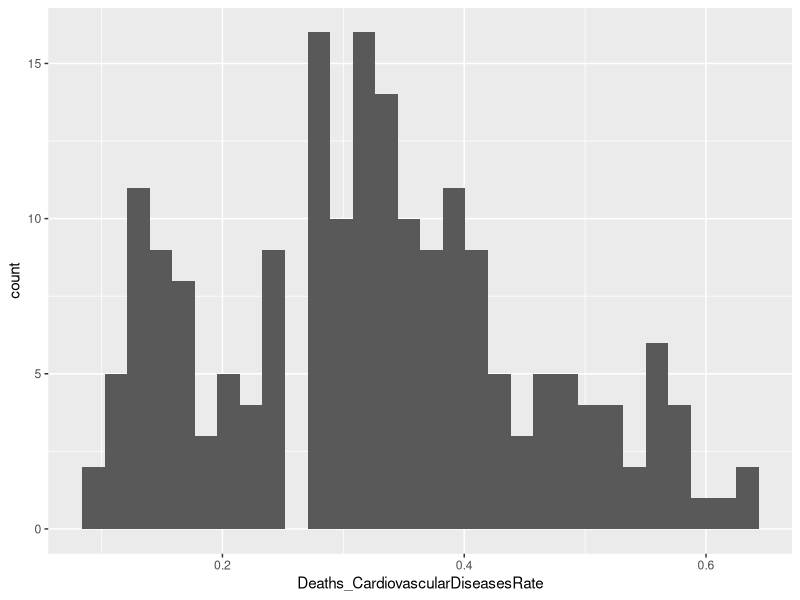
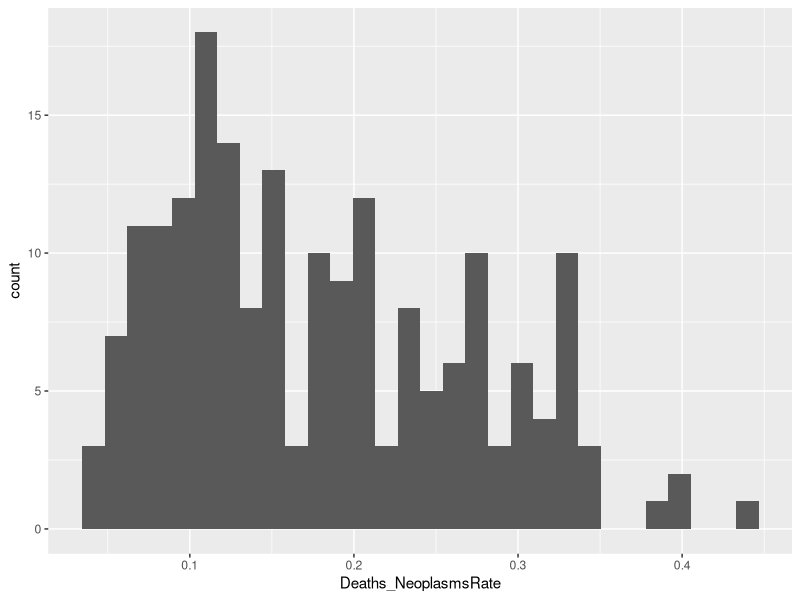
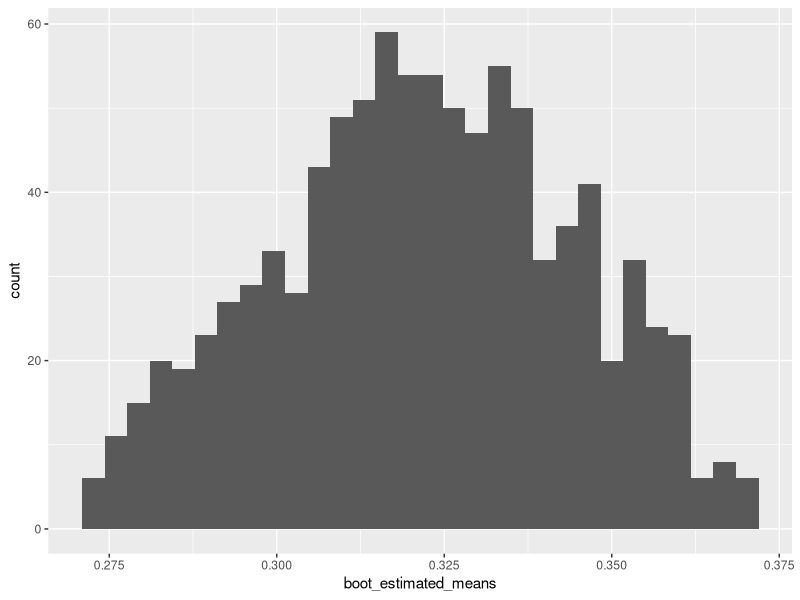

Here is the R script that generated these plots, in order:
## ---- chunk 1
knitr::opts_chunk$set(echo = TRUE, warning=FALSE, message=FALSE)
library(tidyverse)
library(knitr)
## ---- chunk 2
# Import the data
bootstrapping_data_cleaned = read.csv('bootstrapping_data_cleaned.csv', 
                                      stringsAsFactors = TRUE)
## ---- chunk 3
# Display a sample of the data
head(bootstrapping_data_cleaned)
## ---- chunk 4
Name <- c('Entity', 
          'Population', 
          'Code', 
          'Year', 
          'Deaths_Meningitis', 
          'Deaths_Neoplasms',
          'Deaths_FireHeatHotSubstances', 
          'Deaths_Malaria', 
          'Deaths_Drowning', 
          'Deaths_InterpersonalViolence', 
          'Deaths_HIVAIDS', 
          'Deaths_DrugUseDisorders',
          'Deaths_Tuberculosis', 
          'Deaths_RoadInjuries', 
          'Deaths_MaternalDisorders', 
          'Deaths_LowerRespiratoryInfections',
          'Deaths_NeonatalDisorders',
          'Deaths_AlcoholUseDisorders',
          'Deaths_ExposureToForcesOfNature',
          'Deaths_DiarrhealDiseases',
          'Deaths_EnvironmentalHeatAndColdExposure',
          'Deaths_NutritionalDeficiencies',
          'Deaths_Selfharm',
          'Deaths_ConflictAndTerrorism',
          'Deaths_DiabetesMellitus',
          'Deaths_Poisonings',
          'Deaths_ProteinEnergyMalnutrition',
          'Deaths_CardiovascularDiseases',
          'Deaths_ChronicKidneyDisease',
          'Deaths_ChronicRespiratoryDiseases',
          'Deaths_CirrhosisOtherChronicLiverDiseases',
          'Deaths_DigestiveDiseases',
          'Deaths_AcuteHepatitis',
          'Deaths_AlzheimersDiseaseOtherDementias',
          'Deaths_ParkinsonsDisease')
Description <- c('Name of Country',                    
                 'Population of Country at Specific Year',                    
                 'Three Letter Country Code',                    
                 'Year for Causes of Deaths',              
                 'Number of Deaths Caused by Meningitis',                
                 'Number of Deaths Caused by Neoplasms',         
                 'Number of Deaths Caused by Fire, Heat, or Hot Substances',                
                 'Number of Deaths Caused by Malaria',      
                 'Number of Deaths Caused by Drowning',                
                 'Number of Deaths Caused by Interpersonal Violence',      
                 'Number of Deaths Caused by HIV/AIDS',                
                 'Number of Deaths Caused by Drug Use Disorders',      
                 'Number of Deaths Caused by Tuberculosis',                
                 'Number of Deaths Caused by Road Injuries',      
                 'Number of Deaths Caused by Maternal Disorders',                
                 'Number of Deaths Caused by Lower Respiratory Infections',      
                 'Number of Deaths Caused by Neonatal Disorders',                
                 'Number of Deaths Caused by Alcohol Use Disorders',      
                 'Number of Deaths Caused by Exposure to Forces of Nature',                
                 'Number of Deaths Caused by Diarrheal Diseases',      
                 'Number of Deaths Caused by Environmental Heat and Cold Exposure',                
                 'Number of Deaths Caused by Nutritional Deficiencies',      
                 'Number of Deaths Caused by Self-Harm',                
                 'Number of Deaths Caused by Conflict and Terrorism',      
                 'Number of Deaths Caused by Diabetes Mellitus',                
                 'Number of Deaths Caused by Poisoning',      
                 'Number of Deaths Caused by Protein Energy Malnutrition',                
                 'Number of Deaths Caused by Cardiovascular Diseases',      
                 'Number of Deaths Caused by Chronic Kidney Disease',                
                 'Number of Deaths Caused by Chronic Respiratory Diseases',      
                 'Number of Deaths Caused by Cirrhosis or Other Chronic Liver Diseases',                
                 'Number of Deaths Caused by Digestive Diseases',      
                 'Number of Deaths Caused by Acute Hepatitis',                
                 'Number of Deaths Caused by Alzheimers Disease or Other Dementias',      
                 'Number of Deaths Caused by Parkinsons Disease')                        
Type <- c('Nominal',  
          'Discrete',   
          'Nominal',
          'Nominal',   
          'Discrete',  
          'Discrete',
          'Discrete',
          'Discrete',
          'Discrete',
          'Discrete',
          'Discrete',
          'Discrete',
          'Discrete',
          'Discrete',
          'Discrete',
          'Discrete',
          'Discrete',
          'Discrete',
          'Discrete',
          'Discrete',
          'Discrete',
          'Discrete',
          'Discrete',
          'Discrete',
          'Discrete',
          'Discrete',
          'Discrete',
          'Discrete',
          'Discrete',
          'Discrete',
          'Discrete',
          'Discrete',
          'Discrete',
          'Discrete',
          'Discrete')
variable_data <- data.frame(Name, Description, Type)
kable(variable_data)
## ---- chunk 5
# Create the total number of reported deaths column
bootstrapping_data_cleaned$Number_Of_Deaths <- rowSums(bootstrapping_data_cleaned[,(5:35)])

# Filter down the data to just include 2019 and just the columns we want
boot_data = bootstrapping_data_cleaned[bootstrapping_data_cleaned$Year == '2019', 
                                       c('Entity', 'Population', 
                                         'Number_Of_Deaths', 'Deaths_Neoplasms',
                                         'Deaths_CardiovascularDiseases')]

# Create the rates columns
boot_data$Deaths_CardiovascularDiseasesRate <- boot_data$Deaths_CardiovascularDiseases / boot_data$Number_Of_Deaths
boot_data$Deaths_NeoplasmsRate <- boot_data$Deaths_Neoplasms / boot_data$Number_Of_Deaths
boot_data$Deaths_CardiovascularDiseasesPopulationRate <- boot_data$Deaths_CardiovascularDiseases / boot_data$Population
boot_data$Deaths_NeoplasmsPopulationRate <- boot_data$Deaths_Neoplasms / boot_data$Population
## ---- chunk 6
# Find cardiovascular disease rate statistics
boot_means <- boot_data %>% summarize(mean_cardiovasculardiseasesrate = mean(Deaths_CardiovascularDiseasesRate),
                                      mean_neoplasmsrate = mean(Deaths_NeoplasmsRate),
                                      sd_cardiovasculardiseasesrate = sd(Deaths_CardiovascularDiseasesRate),
                                      sd_neoplasmsrate = sd(Deaths_NeoplasmsRate))

## ---- chunk 7
# Display a histogram of the cardiovascular diseases rate
ggplot(boot_data, aes(x = Deaths_CardiovascularDiseasesRate)) +
geom_histogram()
## ---- chunk 8
# Display a histogram of the neoplasms rate
ggplot(boot_data, aes(x = Deaths_NeoplasmsRate)) +
geom_histogram()
## ---- chunk 9
# Create our initial sample
boot_initial_sample <- sample(1:nrow(boot_data), 20, replace = FALSE)
## ---- chunk 10
# Create vectors to store new sample means and standard deviations
boot_estimated_means <- rep()
boot_estimated_sds <- rep()
# Create 1,000 new samples and save the means and standard deviations
for (x in 1:1000) {
  boot_new_sample <- sample(boot_initial_sample, 20, replace = TRUE)
  boot_estimated_means <- append(boot_estimated_means,
                                 pull(summarize(boot_data[boot_new_sample,], mean(Deaths_CardiovascularDiseasesRate))))
  boot_estimated_sds <- append(boot_estimated_sds, 
                               pull(summarize(boot_data[boot_new_sample,], sd(Deaths_CardiovascularDiseasesRate))))
}
## ---- chunk 11
# Display some estimated means
head(boot_estimated_means)
## ---- chunk 12
# Display some estimated standard deviations
head(boot_estimated_sds)
## ---- chunk 13
# Sort the estimated means from smallest to largest
boot_estimated_means <- sort(boot_estimated_means)
# Sort the estimated standard deviations from smallest to largest
boot_estimated_sds <- sort(boot_estimated_sds)
# Trim the top and bottom 2.5%
start = length(boot_estimated_means) * 0.025
end = length(boot_estimated_means) * 0.975
boot_estimated_means <- boot_estimated_means[start:end]
boot_estimated_sds <- boot_estimated_sds[start:end]
## ---- chunk 14
# Display a histogram of the cardiovascular diseases deaths estimated population
# means rate
ggplot() +
geom_histogram(aes(boot_estimated_means))
## ---- chunk 15
# Create vectors to store new intercepts and regression parameters
boot_estimated_intercepts <- rep()
boot_estimated_regressionparameters <- rep()
# Create 1,000 new samples and save the means and standard deviations
for (x in 1:1000) {
  boot_new_reg_sample <- sample(boot_initial_sample, 20, replace = TRUE)
  boot_new_lm <- lm(Deaths_CardiovascularDiseasesRate ~ Deaths_NeoplasmsRate,
                    boot_data[boot_new_sample,])
  boot_estimated_intercepts <- append(boot_estimated_intercepts, 
                                      boot_new_lm$coefficients[1])
  boot_estimated_regressionparameters <- append(boot_estimated_regressionparameters, 
                                                boot_new_lm$coefficients[2])
}
## ---- chunk 16
# Sort the estimated means from smallest to largest
boot_estimated_intercepts <- sort(boot_estimated_intercepts)
# Sort the estimated standard deviations from smallest to largest
boot_estimated_regressionparameters <- sort(boot_estimated_regressionparameters)
# Trim the top and bottom 2.5%
start = length(boot_estimated_intercepts) * 0.025
end = length(boot_estimated_intercepts) * 0.975
boot_estimated_intercepts <- boot_estimated_intercepts[start:end]
boot_estimated_regressionparameters <- boot_estimated_regressionparameters[start:end]
## ---- chunk 17
boot_lm <- lm(Deaths_CardiovascularDiseasesRate ~ Deaths_NeoplasmsRate,
              boot_data)
